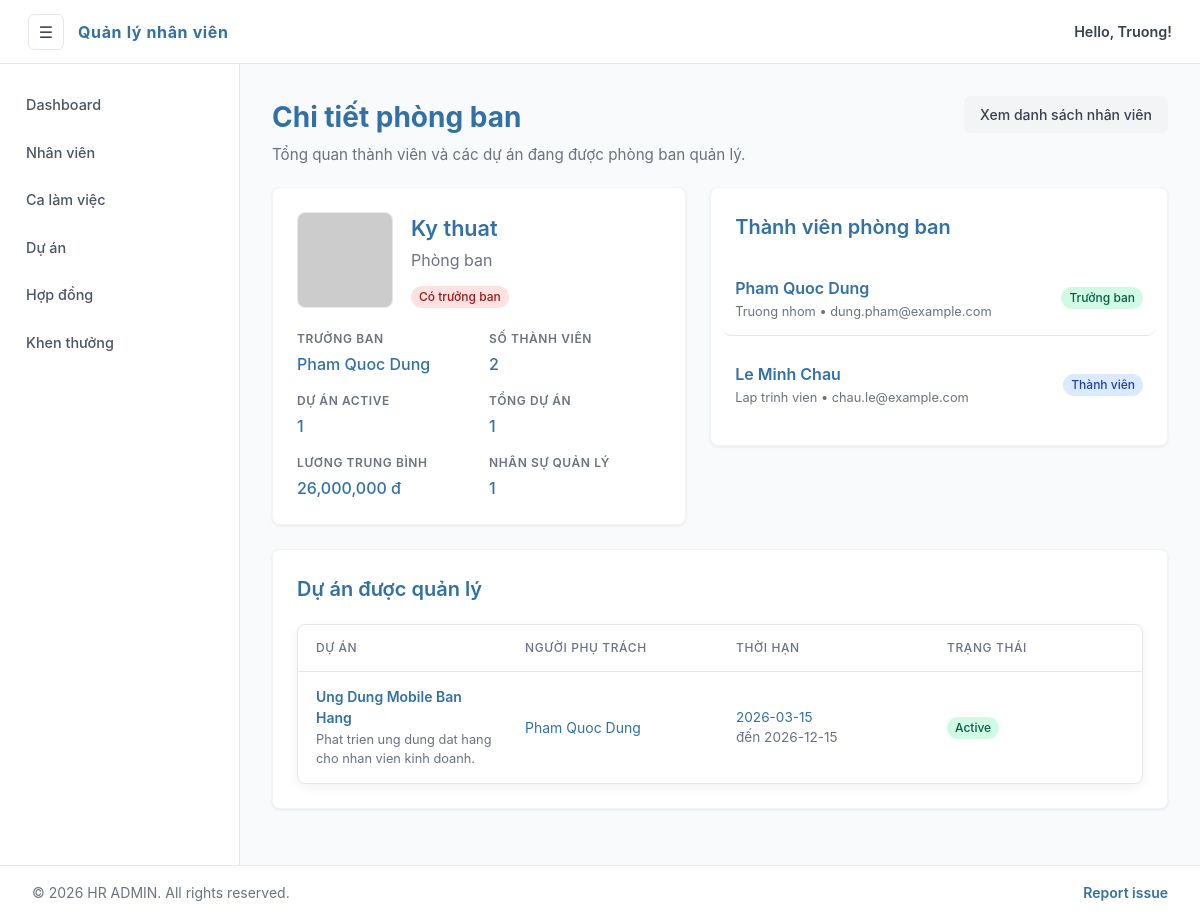
/php-web/phong_ban/chi_tiet.php?name=Ky+thuat, run on the app's committed database.
### tables this page shows
CREATE TABLE IF NOT EXISTS Nhan_vien (
    id INT AUTO_INCREMENT PRIMARY KEY,
    ten VARCHAR(255) NOT NULL,
    sdt VARCHAR(15),
    email VARCHAR(255),
    dia_chi TEXT,
    ngay_sinh DATE,
    gioi_tinh VARCHAR(10),
    phong_ban VARCHAR(100),
    chuc_vu VARCHAR(100),
    truong_ban BOOLEAN DEFAULT FALSE,
    luong DECIMAL(15, 2)
);

CREATE TABLE IF NOT EXISTS Du_an (
    id INT AUTO_INCREMENT PRIMARY KEY,
    ten_du_an VARCHAR(255) NOT NULL,
    mo_ta TEXT,
    ngay_bat_dau DATE,
    ngay_ket_thuc DATE,
    ten_phong_ban VARCHAR(100),
    id_nhan_vien INT,
     
    FOREIGN KEY (id_nhan_vien) REFERENCES Nhan_vien(id) ON DELETE
    SET NULL
);

### php-web/phong_ban/chi_tiet.php (the view, shortened to what this page needs)
<?php
require_once '../includes/db_connect.php';
function section_avatar_url($section_name)
{
  return 'https://ui-avatars.com/api/?name=' . urlencode($section_name) . '&background=0f172a&color=fff&size=128&bold=true';
}
function section_manager_summary($members)
{
  $managers = array_values(array_filter($members, static function ($member) {
    return (int) $member['truong_ban'] === 1;
  }));
  $manager_names = array_map(static function ($manager) {
    return $manager['ten'];
  }, $managers);
  if (count($manager_names) === 1) {
    return $manager_names[0];
  }
  return $manager_names[0] . ' +' . (count($manager_names) - 1);
}
function project_is_active($project)
{
  return (int) $project['is_active'] === 1;
}
$section_name = trim($_GET['name'] ?? '');
$stmt = $mysqli->prepare(
  "SELECT *
   FROM Nhan_vien
   WHERE phong_ban = ?
   ORDER BY truong_ban DESC, ten ASC"
);
$stmt->bind_param("s", $section_name);
$stmt->execute();
$members = $stmt->get_result()->fetch_all(MYSQLI_ASSOC);
$stmt = $mysqli->prepare(
  "SELECT Du_an.*, Nhan_vien.ten AS manager_name,
          CASE
            WHEN Du_an.ngay_ket_thuc IS NULL OR Du_an.ngay_ket_thuc >= CURDATE() THEN 1
            ELSE 0
          END AS is_active
   FROM Du_an
   LEFT JOIN Nhan_vien ON Du_an.id_nhan_vien = Nhan_vien.id
   WHERE Du_an.ten_phong_ban = ?
   ORDER BY
     CASE
       WHEN Du_an.ngay_ket_thuc IS NULL OR Du_an.ngay_ket_thuc >= CURDATE() THEN 0
       ELSE 1
     END ASC,
     CASE
       WHEN Du_an.ngay_ket_thuc IS NULL OR Du_an.ngay_ket_thuc >= CURDATE() THEN COALESCE(Du_an.ngay_ket_thuc, '9999-12-31')
       ELSE Du_an.ngay_ket_thuc
     END ASC,
     Du_an.ten_du_an ASC"
);
$stmt->bind_param("s", $section_name);
$stmt->execute();
$projects = $stmt->get_result()->fetch_all(MYSQLI_ASSOC);
$member_count = count($members);
$manager_count = count(array_filter($members, static function ($member) {
  return (int) $member['truong_ban'] === 1;
}));
$active_projects = count(array_filter($projects, 'project_is_active'));
$total_projects = count($projects);
$average_salary = $member_count > 0
  ? array_sum(array_map(static function ($member) {
      return (float) $member['luong'];
    }, $members)) / $member_count
  : 0;
$avatar_url = section_avatar_url($section_name);
$manager_summary = section_manager_summary($members);
include '../includes/header.php';
?>
<div class="page-heading">
  <div>
    <h1>Chi tiết phòng ban</h1>
    <p>Tổng quan thành viên và các dự án đang được phòng ban quản lý.</p>
  </div>
  <a href="../nhan_vien/index.php?phong_ban=<?= urlencode($section_name) ?>" class="btn btn-secondary">Xem danh sách nhân viên</a>
</div>
<div class="profile-layout">
  <section class="card profile-card">
    <div class="profile-header">
      <img src="<?= htmlspecialchars($avatar_url) ?>" alt="<?= htmlspecialchars($section_name) ?>" class="profile-avatar">
      <div class="profile-title">
        <h2><?= htmlspecialchars($section_name) ?></h2>
        <p>Phòng ban</p>
        <?php if ($manager_count > 0): ?>
          <span class="status-badge leader"><?= $manager_count > 1 ? $manager_count . ' trưởng ban' : 'Có trưởng ban' ?></span>
        <?php endif; ?>
      </div>
    </div>
    <dl class="info-list">
      <div>
        <dt>Trưởng ban</dt>
        <dd><?= htmlspecialchars($manager_summary) ?></dd>
      </div>
      <div>
        <dt>Số thành viên</dt>
        <dd><?= number_format($member_count) ?></dd>
      </div>
      <div>
        <dt>Dự án active</dt>
        <dd><?= number_format($active_projects) ?></dd>
      </div>
      <div>
        <dt>Tổng dự án</dt>
        <dd><?= number_format($total_projects) ?></dd>
      </div>
      <div>
        <dt>Lương trung bình</dt>
        <dd><?= $member_count > 0 ? number_format($average_salary) . ' đ' : 'Chưa có' ?></dd>
      </div>
      <div>
        <dt>Nhân sự quản lý</dt>
        <dd><?= number_format($manager_count) ?></dd>
      </div>
    </dl>
  </section>
  <section class="card">
    <div class="card-header">
      <h2>Thành viên phòng ban</h2>
    </div>
    <div class="list-stack">
      <?php foreach ($members as $member): ?>
        <a href="../nhan_vien/chi_tiet.php?id=<?= $member['id'] ?>" class="detail-item detail-item-link">
          <div>
            <div class="text-strong"><?= htmlspecialchars($member['ten']) ?></div>
            <div class="sub-text">
              <?= htmlspecialchars($member['chuc_vu'] ?: 'Chưa có chức vụ') ?>
              <?php if (!empty($member['email'])): ?>
                • <?= htmlspecialchars($member['email']) ?>
              <?php endif; ?>
            </div>
          </div>
          <?php if ($member['truong_ban']): ?>
            <span class="badge badge-success">Trưởng ban</span>
          <?php else: ?>
            <span class="badge badge-info">Thành viên</span>
          <?php endif; ?>
        </a>
      <?php endforeach; ?>
    </div>
  </section>
</div>
<section class="card">
  <div class="card-header">
    <h2>Dự án được quản lý</h2>
  </div>
  <div class="table-container">
    <table>
      <thead>
        <tr>
          <th>Dự án</th>
          <th>Người phụ trách</th>
          <th>Thời hạn</th>
          <th>Trạng thái</th>
        </tr>
      </thead>
      <tbody>
        <?php foreach ($projects as $project): ?>
          <tr>
            <td>
              <div class="text-strong"><?= htmlspecialchars($project['ten_du_an']) ?></div>
              <div class="sub-text"><?= htmlspecialchars($project['mo_ta'] ?: 'Chưa có mô tả') ?></div>
            </td>
            <td><?= htmlspecialchars($project['manager_name'] ?: 'Chưa gán') ?></td>
            <td>
              <div class="text-small"><?= htmlspecialchars($project['ngay_bat_dau'] ?: 'Chưa có') ?></div>
              <div class="text-small-muted">đến <?= htmlspecialchars($project['ngay_ket_thuc'] ?: 'Không thời hạn') ?></div>
            </td>
            <td>
              <span class="badge <?= project_is_active($project) ? 'badge-success' : 'badge-warning' ?>">
                <?= project_is_active($project) ? 'Active' : 'Inactive / completed' ?>
              </span>
            </td>
          </tr>
        <?php endforeach; ?>
      </tbody>
    </table>
  </div>
</section>
<?php include '../includes/footer.php'; ?>

### data on the page
nhan_vien: truong_ban "1", ten "Pham Quoc Dung", chuc_vu "Truong nhom", email "dung.pham@example.com", shows "Trưởng ban"
nhan_vien: ten "Le Minh Chau", chuc_vu "Lap trinh vien", email "chau.le@example.com", truong_ban "Thành viên"
du_an: ten_du_an "Ung Dung Mobile Ban Hang", mo_ta "Phat trien ung dung dat hang cho nhan vien kinh doanh.", id_nhan_vien.ten "Pham Quoc Dung", ngay_bat_dau "2026-03-15", ngay_ket_thuc "2026-12-15"

### other printed values
$item['label'] "Dashboard"
$item['label'] "Nhân viên"
$item['label'] "Ca làm việc"
$item['label'] "Dự án"
$item['label'] "Hợp đồng"
$item['label'] "Khen thưởng"
$section_name "Ky thuat"
$manager_summary "Pham Quoc Dung"
$member_count "2"
$active_projects "1"
$total_projects "1"
$average_salary "26,000,000"
